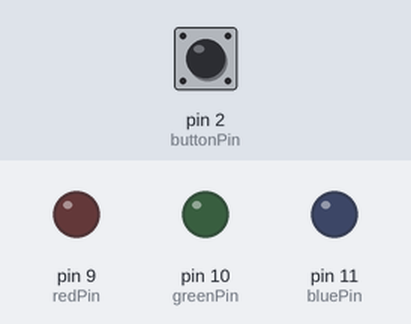
The sketch below on a simulated Arduino Uno, built with avr-gcc and run on an emulated ATmega328P. Parts: output pins drawn as LEDs (lit = HIGH). Inputs (shaded band) come from the test bench; at power-on: pin 2 (buttonPin) HIGH.

Above: at 1.2 s.
1.3 s: pin 2 (buttonPin) pulled LOW for 0.15 s
At 2.5 s:
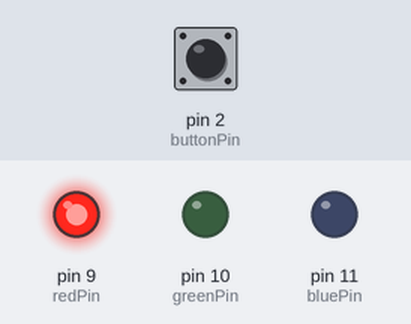
2.9 s: pin 2 (buttonPin) pulled LOW for 1 s
At 4.0 s:
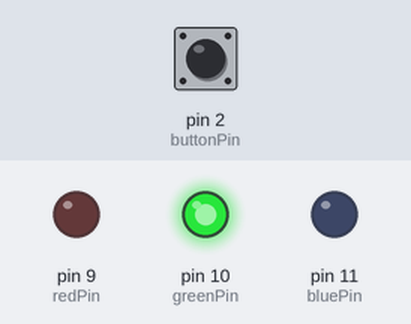
5.4 s: pin 2 (buttonPin) pulled LOW for 0.15 s
At 5.9 s:
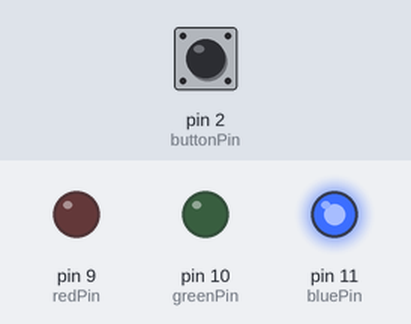
7.0 s: pin 2 (buttonPin) pulled LOW for 3.2 s
At 8.3 s:
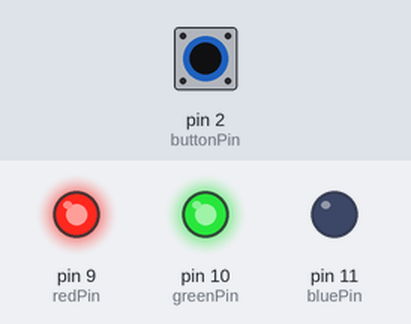
11.7 s: pin 2 (buttonPin) pulled LOW for 0.15 s
At 12.9 s:
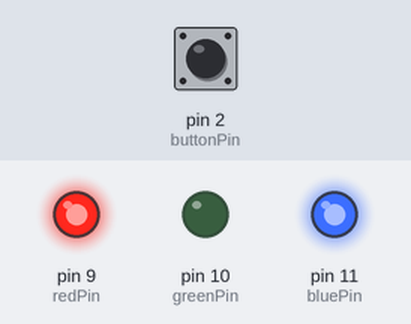
13.3 s: pin 2 (buttonPin) pulled LOW for 1 s
At 14.4 s:
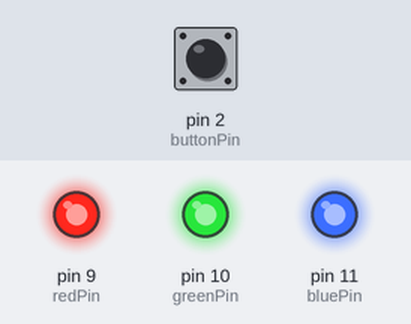
Timing chart, 0 to 16.3 s (numbered marks = the images above; inputs shaded):
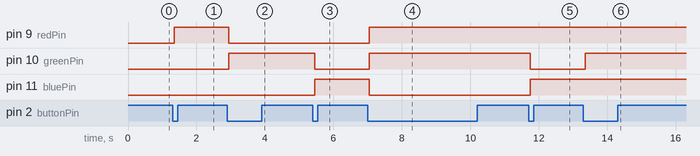

The sketch:

Blink_114AC2024.ino
```cpp
const int buttonPin = 2;    // 按鈕接腳
const int redPin = 9;       // 紅光 PWM 接腳
const int greenPin = 10;    // 綠光 PWM 接腳
const int bluePin = 11;     // 藍光 PWM 接腳

int colorMode = 0;            // 記錄目前的顏色模式 (0: 關閉, 1~6: 不同的固定顏色)
bool lastButtonState = HIGH;  // 上一次按鈕讀數
unsigned long lastDebounceTime = 0;
unsigned long debounceDelay = 50; // 防彈跳延遲毫秒數

void setup() {
  pinMode(buttonPin, INPUT_PULLUP); // 啟用內部上拉電阻
  pinMode(redPin, OUTPUT);
  pinMode(greenPin, OUTPUT);
  pinMode(bluePin, OUTPUT);
}

void loop() {
  // 1. 讀取按鈕狀態並處理點擊切換
  int reading = digitalRead(buttonPin);

  if (reading != lastButtonState) {
    lastDebounceTime = millis();
  }

  if ((millis() - lastDebounceTime) > debounceDelay) {
    static int actualButtonState = HIGH;
    if (reading != actualButtonState) {
      actualButtonState = reading;
      // 當按鈕被按下（從 HIGH 變 LOW）時，切換下一個顏色模式
      if (actualButtonState == LOW) {
        colorMode = (colorMode + 1) % 7; // 總共有 0~6 種狀態循環
      }
    }
  }
  lastButtonState = reading;

  // 2. 根據不同的 colorMode 輸出對應的顏色
  // 提示：如果你使用的是共陽極模組，請將下方數值用 255 減去（例如 255 - 255 = 0）
  switch (colorMode) {
    case 0: // 關閉
      analogWrite(redPin, 0);
      analogWrite(greenPin, 0);
      analogWrite(bluePin, 0);
      break;
    case 1: // 紅色
      analogWrite(redPin, 255);
      analogWrite(greenPin, 0);
      analogWrite(bluePin, 0);
      break;
    case 2: // 綠色
      analogWrite(redPin, 0);
      analogWrite(greenPin, 255);
      analogWrite(bluePin, 0);
      break;
    case 3: // 藍色
      analogWrite(redPin, 0);
      analogWrite(greenPin, 0);
      analogWrite(bluePin, 255);
      break;
    case 4: // 黃色
      analogWrite(redPin, 255);
      analogWrite(greenPin, 255);
      analogWrite(bluePin, 0);
      break;
    case 5: // 紫色
      analogWrite(redPin, 255);
      analogWrite(greenPin, 0);
      analogWrite(bluePin, 255);
      break;
    case 6: // 白光
      analogWrite(redPin, 255);
      analogWrite(greenPin, 255);
      analogWrite(bluePin, 255);
      break;
  }
}
```

Measured:
- after the input at 1.3 s, pin 9 (redPin): LOW → HIGH after 0.05 s
- after the input at 2.9 s, pin 9 (redPin): HIGH → LOW after 0.05 s; pin 10 (greenPin): LOW → HIGH after 0.05 s
- after the input at 5.4 s, pin 10 (greenPin): HIGH → LOW after 0.05 s; pin 11 (bluePin): LOW → HIGH after 0.05 s
- after the input at 7.0 s, pin 9 (redPin), pin 10 (greenPin): LOW → HIGH after 0.05 s; pin 11 (bluePin): HIGH → LOW after 0.05 s
- after the input at 11.7 s, pin 10 (greenPin): HIGH → LOW after 0.05 s; pin 11 (bluePin): LOW → HIGH after 0.05 s
- after the input at 13.3 s, pin 10 (greenPin): LOW → HIGH after 0.05 s
